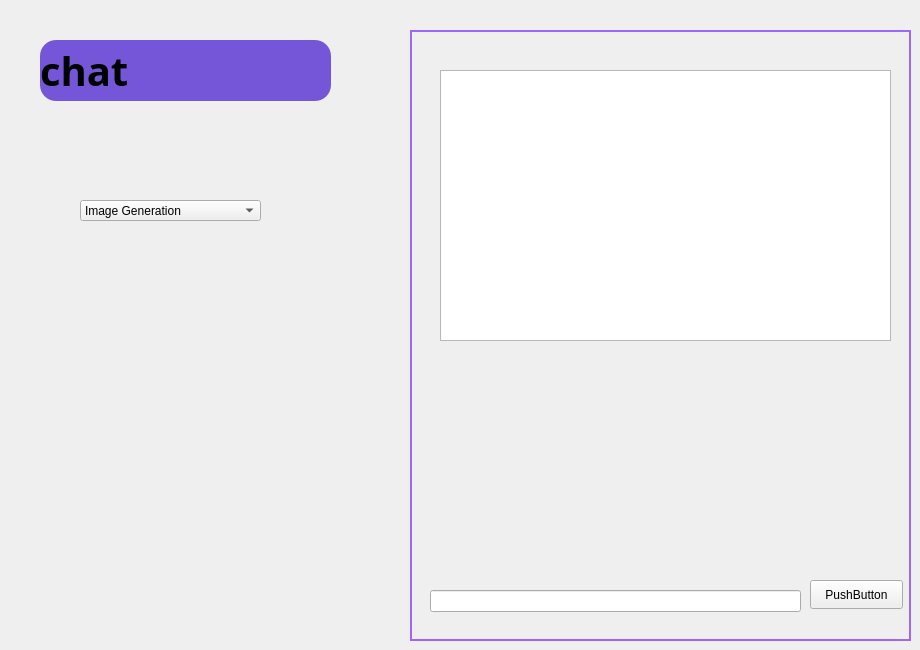
    <widget class="QWidget" name="page_27">
     <widget class="QLabel" name="label_284">
      <property name="geometry">
       <rect>
        <x>410</x>
        <y>30</y>
        <width>501</width>
        <height>611</height>
       </rect>
      </property>
      <property name="styleSheet">
       <string notr="true">border: 2px solid #9e65ff;</string>
      </property>
      <property name="text">
       <string/>
      </property>
     </widget>
     <widget class="QLabel" name="label_285">
      <property name="geometry">
       <rect>
        <x>450</x>
        <y>60</y>
        <width>40</width>
        <height>40</height>
       </rect>
      </property>
      <property name="minimumSize">
       <size>
        <width>40</width>
        <height>40</height>
       </size>
      </property>
      <property name="maximumSize">
       <size>
        <width>40</width>
        <height>40</height>
       </size>
      </property>
      <property name="text">
       <string/>
      </property>
      <property name="pixmap">
       <pixmap>:/images/profile_pic.png</pixmap>
      </property>
      <property name="scaledContents">
       <bool>true</bool>
      </property>
     </widget>
     <widget class="QLabel" name="label_286">
      <property name="geometry">
       <rect>
        <x>840</x>
        <y>210</y>
        <width>40</width>
        <height>40</height>
       </rect>
      </property>
      <property name="minimumSize">
       <size>
        <width>40</width>
        <height>40</height>
       </size>
      </property>
      <property name="maximumSize">
       <size>
        <width>40</width>
        <height>40</height>
       </size>
      </property>
      <property name="text">
       <string/>
      </property>
      <property name="pixmap">
       <pixmap>:/images/profile_pic.png</pixmap>
      </property>
      <property name="scaledContents">
       <bool>true</bool>
      </property>
     </widget>
     <widget class="QLineEdit" name="lineEdit_80">
      <property name="geometry">
       <rect>
        <x>430</x>
        <y>590</y>
        <width>371</width>
        <height>22</height>
       </rect>
      </property>
      <property name="styleSheet">
       <string notr="true">QLineEdit:focus{
border: 1px solid #8b86aa;
background-color:#343155;
}</string>
      </property>
     </widget>
     <widget class="QLabel" name="title_label_31">
      <property name="geometry">
       <rect>
        <x>40</x>
        <y>40</y>
        <width>291</width>
        <height>61</height>
       </rect>
      </property>
      <property name="font">
       <font>
        <family>Script MT Bold</family>
        <pointsize>30</pointsize>
        <weight>75</weight>
        <bold>true</bold>
       </font>
      </property>
      <property name="styleSheet">
       <string notr="true">background-color:#7556d8;
border-radius:16px;</string>
      </property>
      <property name="text">
       <string>chat</string>
      </property>
     </widget>
     <widget class="QTextEdit" name="textEdit_chat_4">
      <property name="geometry">
       <rect>
        <x>440</x>
        <y>70</y>
        <width>451</width>
        <height>271</height>
       </rect>
      </property>
     </widget>
     <widget class="QPushButton" name="pushButton_send_4">
      <property name="geometry">
       <rect>
        <x>810</x>
        <y>580</y>
        <width>93</width>
        <height>29</height>
       </rect>
      </property>
      <property name="text">
       <string>PushButton</string>
      </property>
     </widget>
     <widget class="QComboBox" name="comboBox_4">
      <property name="geometry">
       <rect>
        <x>80</x>
        <y>200</y>
        <width>181</width>
        <height>21</height>
       </rect>
      </property>
      <item>
       <property name="text">
        <string>Image Generation</string>
       </property>
      </item>
      <item>
       <property name="text">
        <string>Smart Employee Response</string>
       </property>
      </item>
      <item>
       <property name="text">
        <string>Learning Mode</string>
       </property>
      </item>
     </widget>
     <widget class="QLabel" name="imageLabel_5">
      <property name="geometry">
       <rect>
        <x>460</x>
        <y>360</y>
        <width>291</width>
        <height>151</height>
       </rect>
      </property>
      <property name="text">
       <string/>
      </property>
     </widget>
     <widget class="QLabel" name="label_image_3">
      <property name="geometry">
       <rect>
        <x>90</x>
        <y>290</y>
        <width>261</width>
        <height>231</height>
       </rect>
      </property>
      <property name="text">
       <string/>
      </property>
     </widget>
    </widget>
